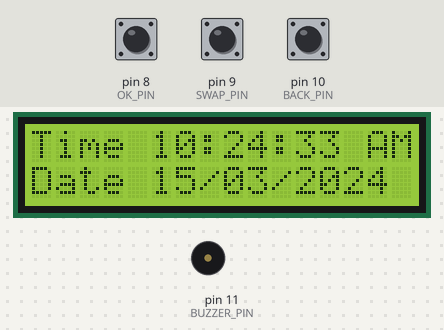
Bench run of a sketch on a simulated Arduino Uno, built with avr-gcc and run on an emulated ATmega328P. Parts: 16×2 character LCD, buzzer (waves = sounding, pin HIGH). Inputs (shaded band) come from the test bench; at power-on: pin 8 (OK_PIN) HIGH, pin 9 (SWAP_PIN) HIGH, pin 10 (BACK_PIN) HIGH. The local clock reads 2024-03-15 10:24:30 at power-on unless the sketch sets it; EEPROM starts erased.

Above: at 3.3 s.
3.4 s: pin 8 (OK_PIN) pulled LOW for 0.15 s
At 6.0 s:
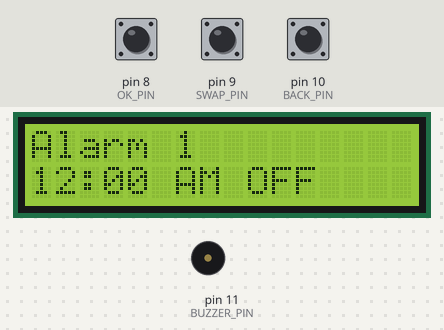
6.1 s: pin 8 (OK_PIN) pulled LOW for 1 s
At 6.65 s:
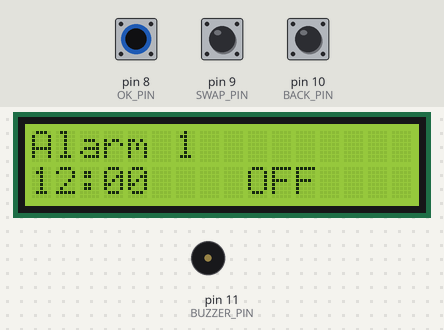
8.6 s: pin 9 (SWAP_PIN) pulled LOW for 0.15 s
At 10.4 s:
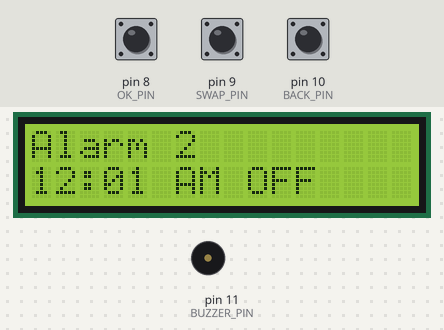
10.5 s: pin 10 (BACK_PIN) pulled LOW for 0.15 s
At 11.5 s:
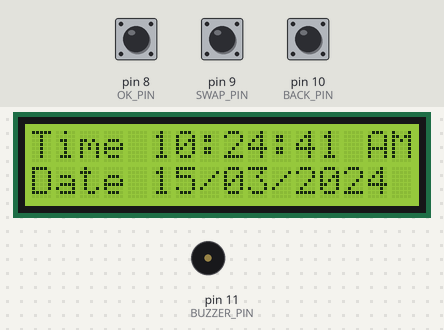
12.5 s: pin 8 (OK_PIN) driven LOW and pin 9 (SWAP_PIN) driven LOW
At 13.78 s:
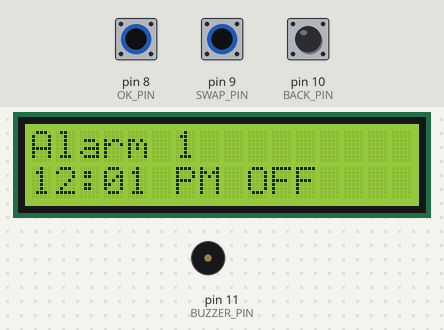
15.5 s: pin 9 (SWAP_PIN) driven HIGH
At 23.7 s:
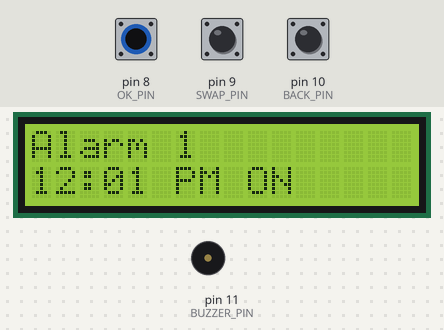
Timing chart, 0 to 25.2 s (numbered marks = the images above; inputs shaded):
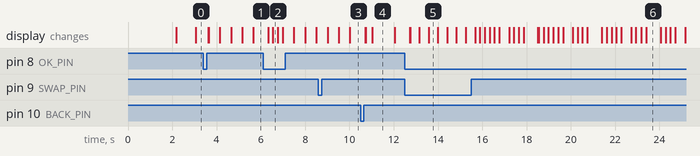

The sketch:

medical_reminder.ino
```cpp
#include <Wire.h>
#include <DS1302.h>
#include <LiquidCrystal_I2C.h>
#include <EEPROM.h>

// DS1302 pins
const int CE_PIN = 5;
const int IO_PIN = 6;
const int SCLK_PIN = 7;

DS1302 rtc(CE_PIN, IO_PIN, SCLK_PIN);

// LCD address: 0x20, size: 16x2
LiquidCrystal_I2C lcd(0x20, 16, 2);

// Button and Buzzer pins
const int OK_PIN = 8;
const int SWAP_PIN = 9;
const int BACK_PIN = 10;
const int BUZZER_PIN = 11;

// Alarm structure
struct Alarm {
  int hour;       // 1-12 for 12-hour format
  int minute;     // 0-59
  bool isPM;      // true = PM, false = AM
  bool active;    // true = alarm is on
};

// Max number of alarms
const int MAX_ALARMS = 5;

// EEPROM Address Mapping
const int EEPROM_ALARM_START = 0; // Starting EEPROM address for alarms
const int ALARM_SIZE = 4;         // Each alarm takes 4 bytes (hour, minute, isPM, active)

// Alarms array
Alarm alarms[MAX_ALARMS];
bool settingMode = false;
int currentAlarm = 0; // Index of the current alarm being edited
int settingStep = 0;  // 0: hour, 1: minute, 2: AM/PM, 3: ON/OFF
unsigned long blinkTimer = 0;
bool blinkState = true; // For blinking effect

void setup() {
  Serial.begin(9600);
  lcd.init();
  lcd.begin(16, 2);
  lcd.backlight();

  rtc.halt(false);
  rtc.writeProtect(false);

  // Initialize pins
  pinMode(OK_PIN, INPUT_PULLUP);
  pinMode(SWAP_PIN, INPUT_PULLUP);
  pinMode(BACK_PIN, INPUT_PULLUP);
  pinMode(BUZZER_PIN, OUTPUT);

  // Load alarms from EEPROM
  loadAlarmsFromEEPROM();

  lcd.print("System Ready");
  delay(2000);
  lcd.clear();
}

void loop() {
  if (settingMode) {
    handleSettingMode();
  } else {
    displayClock();
    checkAlarms();
  }
}

void displayClock() {
  Time t = rtc.time();

  // Convert to 12-hour format
  String period = (t.hr >= 12) ? "PM" : "AM";
  int hour = t.hr % 12;
  if (hour == 0) hour = 12;

  lcd.setCursor(0, 0);
  lcd.print("Time ");
  lcd.print(hour < 10 ? "0" : "");
  lcd.print(hour);
  lcd.print(":");
  lcd.print(t.min < 10 ? "0" : "");
  lcd.print(t.min);
  lcd.print(":");
  lcd.print(t.sec < 10 ? "0" : "");
  lcd.print(t.sec);
  lcd.print(" ");
  lcd.print(period);

  lcd.setCursor(0, 1);
  lcd.print("Date ");
  lcd.print(t.date < 10 ? "0" : "");
  lcd.print(t.date);
  lcd.print("/");
  lcd.print(t.mon < 10 ? "0" : "");
  lcd.print(t.mon);
  lcd.print("/");
  lcd.print(t.yr);

  // Enter setting mode
  if (digitalRead(OK_PIN) == LOW) {
    delay(200); // Debounce
    settingMode = true;
    lcd.clear();
    currentAlarm = 0;
    settingStep = 0;
  }
}

void checkAlarms() {
  Time t = rtc.time();
  // Convert RTC time to 12-hour format
  int hour = t.hr % 12;
  if (hour == 0) hour = 12;
  bool isPM = (t.hr >= 12);

  for (int i = 0; i < MAX_ALARMS; i++) {
    // Check if alarm is active and matches current time
    if (alarms[i].active && alarms[i].hour == hour && alarms[i].minute == t.min && alarms[i].isPM == isPM) {
      // Display alarm message
      lcd.clear();
      lcd.setCursor(0, 0);
      lcd.print("Time for medicine!");

      // Activate the buzzer
      digitalWrite(BUZZER_PIN, HIGH);

      // Wait for the user to press the OFF button
      while (true) {
        if (digitalRead(BACK_PIN) == LOW) {
          // Debounce
          delay(200);
          // Turn off the buzzer
          digitalWrite(BUZZER_PIN, LOW);
          lcd.clear();
          break; // Exit the alarm loop
        }
      }
    }
  }
}

void handleSettingMode() {
  if (millis() - blinkTimer > 500) {
    blinkState = !blinkState;
    blinkTimer = millis();
  }

  lcd.setCursor(0, 0);
  lcd.print("Alarm ");
  lcd.print(currentAlarm + 1);
  lcd.setCursor(0, 1);

  // Display and blink the current setting step
  if (settingStep == 0 && blinkState) {
    lcd.print("  :");
  } else {
    lcd.print(alarms[currentAlarm].hour < 10 ? "0" : "");
    lcd.print(alarms[currentAlarm].hour);
    lcd.print(":");
  }

  if (settingStep == 1 && blinkState) {
    lcd.print("  ");
  } else {
    lcd.print(alarms[currentAlarm].minute < 10 ? "0" : "");
    lcd.print(alarms[currentAlarm].minute);
  }

  if (settingStep == 2 && blinkState) {
    lcd.print("    ");
  } else {
    lcd.print(alarms[currentAlarm].isPM ? " PM " : " AM ");
  }

  if (settingStep == 3 && blinkState) {
    lcd.print("    ");
  } else {
    lcd.print(alarms[currentAlarm].active ? "ON " : "OFF");
  }

  if (digitalRead(OK_PIN) == LOW) {
    delay(200);
    settingStep++;
    if (settingStep > 3) {
      settingStep = 0; // Completed all settings, move to next alarm
      currentAlarm++;
      if (currentAlarm >= MAX_ALARMS) {
        currentAlarm = 0; // Cycle back to first alarm
        settingMode = false;
        lcd.clear();
        return;
      }
    }
  }

  if (digitalRead(SWAP_PIN) == LOW) {
    delay(200);
    switch (settingStep) {
      case 0: alarms[currentAlarm].hour = (alarms[currentAlarm].hour % 12) + 1; break;
      case 1: alarms[currentAlarm].minute = (alarms[currentAlarm].minute + 1) % 60; break;
      case 2: alarms[currentAlarm].isPM = !alarms[currentAlarm].isPM; break;
      case 3: alarms[currentAlarm].active = !alarms[currentAlarm].active; break;
    }
  }

  if (digitalRead(BACK_PIN) == LOW) {
    delay(200);
    saveAlarmToEEPROM(currentAlarm);
    settingMode = false;
    lcd.clear();
  }
}

void saveAlarmToEEPROM(int alarmIndex) {
  int addr = EEPROM_ALARM_START + alarmIndex * ALARM_SIZE;
  EEPROM.update(addr, alarms[alarmIndex].hour);
  EEPROM.update(addr + 1, alarms[alarmIndex].minute);
  EEPROM.update(addr + 2, alarms[alarmIndex].isPM);
  EEPROM.update(addr + 3, alarms[alarmIndex].active);
}

void loadAlarmsFromEEPROM() {
  for (int i = 0; i < MAX_ALARMS; i++) {
    int addr = EEPROM_ALARM_START + i * ALARM_SIZE;
    alarms[i].hour = EEPROM.read(addr);
    alarms[i].minute = EEPROM.read(addr + 1);
    alarms[i].isPM = EEPROM.read(addr + 2);
    alarms[i].active = EEPROM.read(addr + 3);
    // Clear invalid data
    if (alarms[i].hour > 12 || alarms[i].minute > 59) {
      alarms[i] = {12, 0, false, false};
    }
  }
}
```

Measured:
- after the input at 3.4 s, the display: first changes after 0.23 s (image 1 shows a later state)
- after the input at 6.1 s, the display: first changes after 0.23 s (image 2 shows a later state)
- after the input at 8.6 s, the display: changes after 0.41 s (image 3)
- after the input at 10.5 s, the display: first changes after 0.21 s (image 4 shows a later state)
- after the input at 12.5 s, the display: first changes after 0.22 s (image 5 shows a later state)
- what the display in image 4 shows lasts 1.0 s, from 11.0 s to 12.0 s
- what the display in image 5 shows lasts 0.4 s, from 13.6 s to 14.0 s
